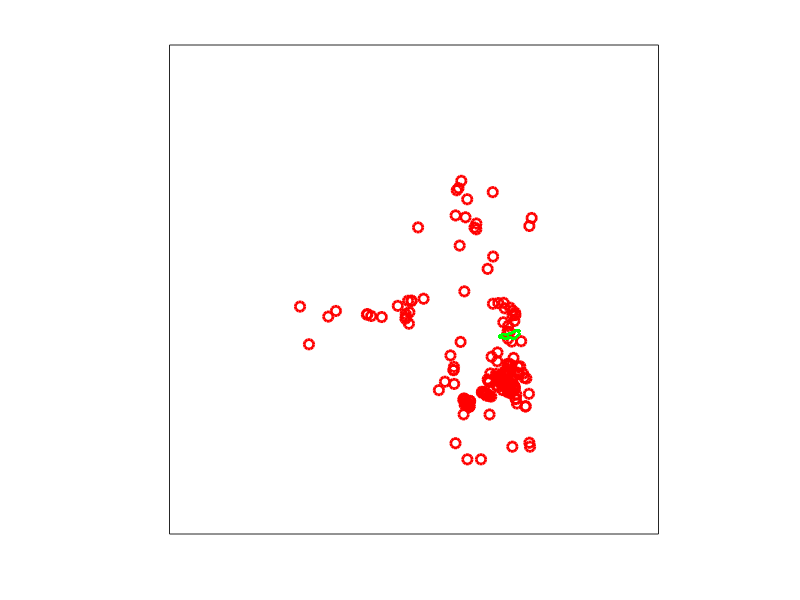

The MATLAB source for this figure:
% PLOTLAKES  load and minimal plot of lakes from Siegert (2005)

A = load('siegert_2005_lakes.txt');
B = load('vostok.txt');

plot(A(:,1)/1000,A(:,2)/1000,'ro','markersize',7,'linewidth',2)
hold on
plot(B(:,2)/1000,B(:,3)/1000,'g.','markersize',7)
hold off
%xlabel('x  (km)'), ylabel('y  (km)')
axis([-2800.000 3195.000 -2800.000 3195.000])
axis equal
set(gca,'xtick',[])
set(gca,'ytick',[])

